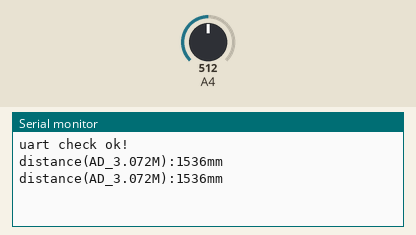
A sketch run on a simulated Arduino Uno, built with avr-gcc and run on an emulated ATmega328P. On the bench: the last lines printed to the serial monitor. The test bench sets the inputs (shaded band); at power-on: A4 = 512.

Above: at 2.8 s.
2.9 s: A4 set to 716
At 3.8 s:
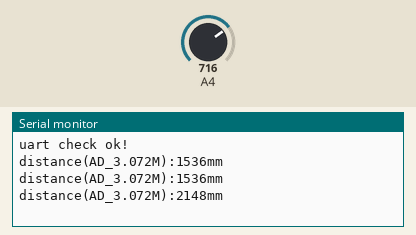
4.4 s: A4 set to 900
At 5.6 s:
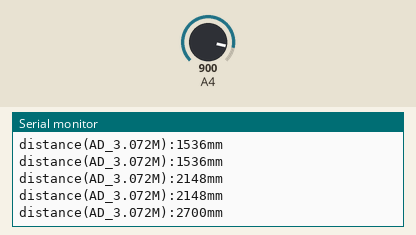
Timing chart, 0 to 7.4 s (numbered marks = the images above; inputs shaded):
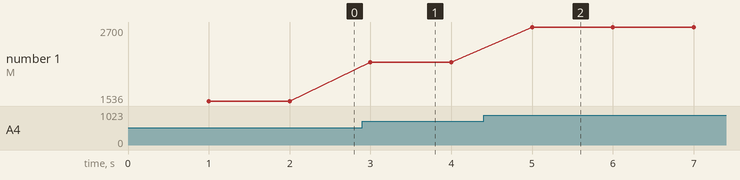

The sketch:

ZL_KPZAR.ino
```cpp
/****************************************************************************
	*	@功能	：	ZL-KPZ控制板（AR版）模块例程4————串口的基本用法
	*	@函数列表：
	*	1.	void setup(void) -- 初始化函数
	*	2.	void loop(void) -- 主循环函数
 ****************************************************************************/

/*******全局变量宏定义*******/
#define UART_RECEIVE_BUF_SIZE 100

/*******全局变量定义*******/
u8 i=0;
u8 uart_receive_buf[UART_RECEIVE_BUF_SIZE]={0}, uart_receive_buf_index, uart_get_ok;

void setup(void) {																																																																																																																															//ZL
	setup_uart();			//初始化串口
	setup_sensor();			//初始化传感器相关设置
}
void loop(void) {
	loop_sensor();			//循环读取传感器的值
}
```

z_loop.ino
```cpp
/****************************************************************************
	*	@功能	：	存放永久循环执行的函数
	*	@函数列表：
	*	1.	void loop_uart(void) -- 循环接收处理串口数据
 ****************************************************************************/

/***********************************************
	函数名称:		loop_sensor()
	功能介绍:		循环读取传感器的值
	函数参数:		无
	返回值:			无
 ***********************************************/
void loop_sensor(void) {
	static u32 systick_ms_bak=0;
	if(millis() - systick_ms_bak >= 1000) {
		systick_ms_bak = millis();
		sensor_read_ultrasonic(1);
	}
}
```

z_sensor.ino
```cpp
/****************************************************************************
	*	@功能	：	存放传感器相关的函数
	*	@函数列表：
	*	1.	void sensor_init(void) -- 初始化传感器
	*	2.	void sensor_read_ultrasonic(u8 range) -- 读取AD超声波传感器数据
 ****************************************************************************/

/*******传感器快捷指令表*******/
#define SSU_RANGE(x) digitalWrite(A5,x)
#define SSU_0 analogRead(A4)
#define SSU_1 analogRead(A4)*3

/***********************************************
	函数名称:		sensor_init()
	功能介绍:		初始化传感器
	函数参数:		无
	返回值:			无
 ***********************************************/
void sensor_init(void) {
	pinMode(A5,OUTPUT);
	pinMode(A4,INPUT_PULLUP);
}

/***********************************************
	函数名称：sensor_read_ultrasonic()
	功能介绍：读取AD超声波传感器数据
	函数参数：range 量程 1：3M 0：1M
	返回值：	无
 ***********************************************/
void sensor_read_ultrasonic(u8 range) {
	SSU_RANGE(range);
	delayMicroseconds(10);
	if(range == 0) {
		uart_send_str((u8 *)"\r\ndistance(AD_1.024M):");
		uart_send_int(SSU_0);
		uart_send_str((u8 *)"mm");
	}
	else if(range == 1) {
		uart_send_str((u8 *)"\r\ndistance(AD_3.072M):");
		uart_send_int(SSU_1);
		uart_send_str((u8 *)"mm");
	}
	else {
		uart_send_str((u8 *)"\r\nError!");
	}
}
```

z_setup.ino
```cpp
/****************************************************************************
	*	@功能	：	存放初始化相关的函数
	*	@函数列表：
	*	1.	void setup_uart(void) -- 初始化串口
	*	2.	void setup_sensor(void) -- 初始化传感器
 ****************************************************************************/

/***********************************************
	函数名称:		setup_uart()
	功能介绍:		初始化串口
	函数参数:		无
	返回值:			无
 ***********************************************/
void setup_uart(void) {
	uart_init(115200);
	uart_send_str((u8 *)"uart check ok!\r\n");
}

/***********************************************
	函数名称:		setup_sensor()
	功能介绍:		初始化传感器
	函数参数:		无
	返回值:			无
 ***********************************************/
void setup_sensor(void) {
	sensor_init();
}
```

z_uart.ino
```cpp
/****************************************************************************
	*	@功能	：	存放串口相关的函数
	*	@函数列表：
	*	1.	void uart_init(u32 baud) -- 初始化串口
	*	2.	void uart_send_byte(u8 dat) -- 串口发送字节
	*	3.	void uart_send_str(char *s) -- 串口发送字符串
	*	4.	void uart_send_int(int tmp) -- 串口发送数字
 ****************************************************************************/

/***********************************************
	函数名称:		uart_init()
	功能介绍:		初始化串口
	函数参数:		baud 波特率
	返回值:			无
 ***********************************************/
void uart_init(u32 baud) {
	Serial.begin(baud);		//初始化波特率为baud
}

/***********************************************
	函数名称:		uart_send_byte()
	功能介绍:		串口发送字节
	函数参数:		dat 发送的字节
	返回值:			无
 ***********************************************/
void uart_send_byte(u8 dat) {
	Serial.write(dat);
}

/***********************************************
	函数名称:		uart_send_str()
	功能介绍:		串口发送字符串
	函数参数:		*s 发送的字符串
	返回值:			无
 ***********************************************/
void uart_send_str(char *s) {
	while (*s) {
		Serial.print(*s++);
	}
}

/***********************************************
	函数名称:		uart_send_int()
	功能介绍:		串口发送数字
	函数参数:		tmp 发送的数字
	返回值:			无
 ***********************************************/
void uart_send_int(int tmp){
	Serial.print(tmp);
}
```

Measured:
- after the input at 2.9 s, the serial monitor: prints a new line after 0.10 s (image 1)
- after the input at 4.4 s, the serial monitor: prints a new line after 0.60 s (image 2)
- plotted number 1: 1536 → 2148 after the input at 2.9 s, 2148 → 2700 after the input at 4.4 s
